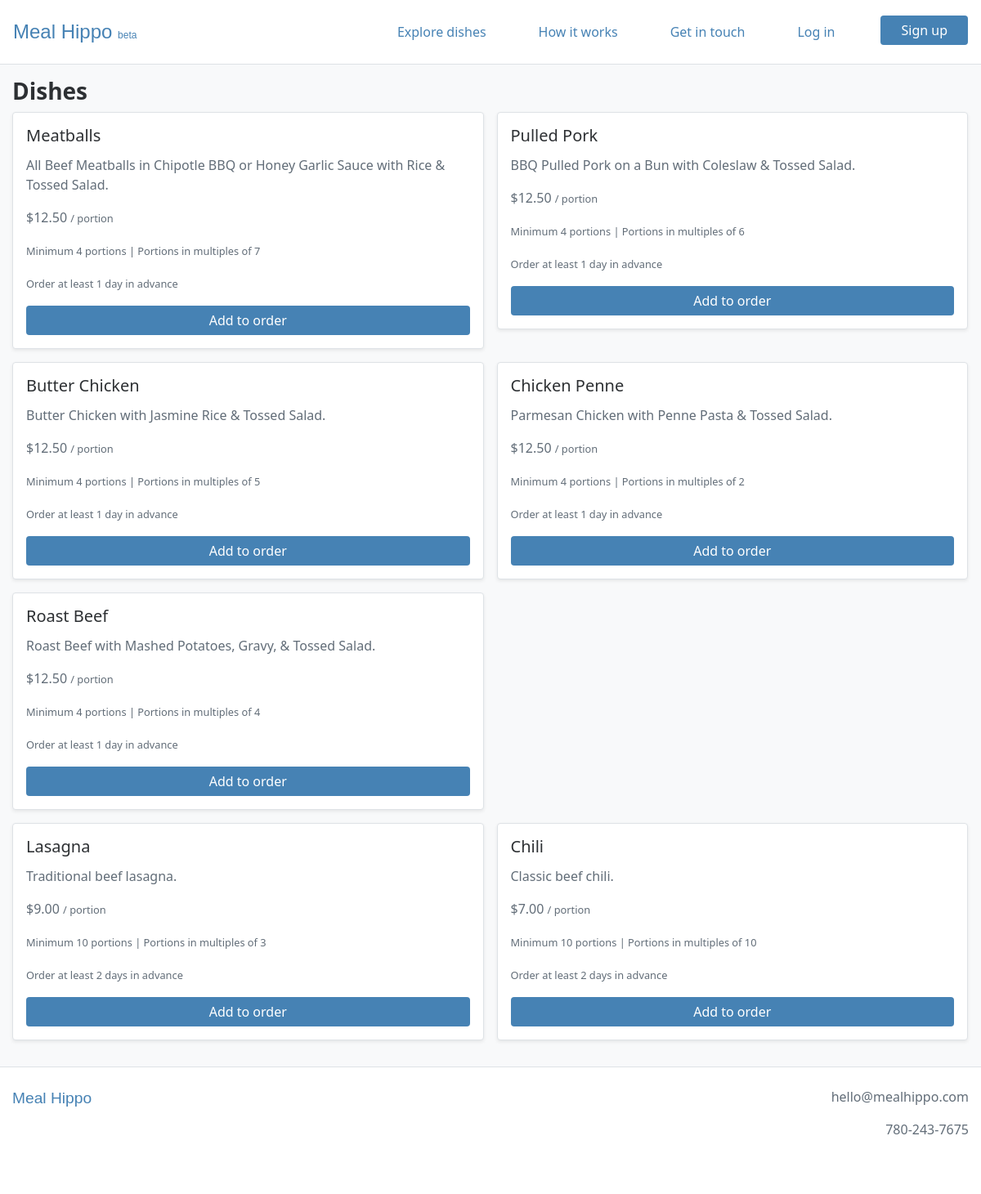
Screenshot of /order/items with the database file from the repository.
### webplatform/models.py (models this page shows, shortened)
class Item(models.Model):
    supplier = models.ForeignKey(Supplier, on_delete=models.CASCADE)
    name = models.CharField(max_length=100)
    description = models.TextField()
    price = models.FloatField()
    minimum_portions = models.IntegerField(blank=True, null=True)
    portion_increment = models.IntegerField(blank=True, null=True)
    minimum_lead_time = models.IntegerField(blank=True, null=True)
    is_active = models.BooleanField()
    created_at = models.DateTimeField(auto_now_add=True)
    modified_at = models.DateTimeField(auto_now=True)

### webplatform/views.py (the view, shortened to what this page needs)
# urls.py: path('order/items', views.OrderItemsView.as_view(), name='order_items_view'),
class OrderItemsView(ListView):
    model = models.Supplier
    template_name = 'webplatform/order_items_view.html'
    context_object_name = 'active_suppliers'
    def get_queryset(self):
        return models.Supplier.objects.filter(is_active=True)
    def get_context_data(self, **kwargs):
        context = super().get_context_data(**kwargs)
        return context

### webplatform/templates/webplatform/order_items_view.html (shortened to what this page needs)
{% extends 'base.html' %}
{% load static %}
{% load humanize %}
{% block content %}
<div class="container-fluid bg-light py-3">
  <div class="row">
    {% if order_items %}
      <div class="col-8 pr-0">
    {% else %}
      <div class="col pr-0">
    {% endif %}
      <div class="container-fluid p-0">
        <h3><b>Dishes</b></h3>
        {% for active_supplier in active_suppliers %}
          <div class="row m-0 p-0">
              {% for item in active_supplier.item_set.all %}
                <div class="col-lg-6 col-12 mb-3 m-0 p-0">
                  <div class="card mr-3 p-3 border rounded shadow-sm">
                    <h5 class="card-title">{{ item.name }}</h5>
                    <p class="card-text">{{ item.description }}</p>
                    <p class="card-text">${{ item.price|floatformat:2|intcomma }} <small>/ portion</small></p>
                    <p class="card-text"><small>
                      Minimum {{ item.minimum_portions }} {% if item.minimum_portions > 1 %}portions{% else %}portion{% endif %}
                      {% if item.portion_increment > 1 %} | Portions in multiples of {{ item.portion_increment }}{% endif %}
                    </small></p>
                    <p class="card-text"><small>Order at least {{ item.minimum_lead_time }} {% if item.minimum_lead_time > 1 %}days{% else %}day{% endif %} in advance</small></p>
                    {% if user.is_authenticated %}
                      <a href="{{ item.get_add_to_order_url }}" class="btn btn-primary btn-block">Add to order</a>
                    {% else %}
                      <a href="{% url 'login' %}?next={% url 'webplatform:order_items_view' %}" class="btn btn-primary btn-block">Add to order</a>
                    {% endif %}
                  </div>
                </div>
              {% endfor %}
          </div>
        {% endfor %}
      </div>
    </div>
  </div>
</div>
{% endblock %}

### static/style.css (style rules this page uses)
body { color: #2D3033; font-family: "Lucida Grande", "Lucida Sans Unicode", "Lucida Sans", "Segoe UI", Geneva, Frutiger, Verdana, "Helvetica Neue", Arial, sans-serif; font-size: 16px; }
p { color: #626d78; }
a, .btn-link { color: steelblue; }
.btn-primary { background: steelblue; border: none; padding-left: 25px; padding-right: 25px; }

### rows the page displays
Item: name "Meatballs", description "All Beef Meatballs in Chipotle BBQ or Honey Garlic Sauce with Rice & Tossed Salad.", price "12.50", minimum_portions "4", portion_increment "7", minimum_lead_time "1", shows "day"
Item: name "Pulled Pork", description "BBQ Pulled Pork on a Bun with Coleslaw & Tossed Salad.", price "12.50", minimum_portions "4", portion_increment "6", minimum_lead_time "1", shows "day"
Item: name "Butter Chicken", description "Butter Chicken with Jasmine Rice & Tossed Salad.", price "12.50", minimum_portions "4", portion_increment "5", minimum_lead_time "1", shows "day"
Item: name "Chicken Penne", description "Parmesan Chicken with Penne Pasta & Tossed Salad.", price "12.50", minimum_portions "4", portion_increment "2", minimum_lead_time "1", shows "day"
Item: name "Roast Beef", description "Roast Beef with Mashed Potatoes, Gravy, & Tossed Salad.", price "12.50", minimum_portions "4", portion_increment "4", minimum_lead_time "1", shows "day"
Item: name "Lasagna", description "Traditional beef lasagna.", price "9.00", minimum_portions "10", portion_increment "3", minimum_lead_time "2", shows "days"
Item: name "Chili", description "Classic beef chili.", price "7.00", minimum_portions "10", portion_increment "10", minimum_lead_time "2", shows "days"
